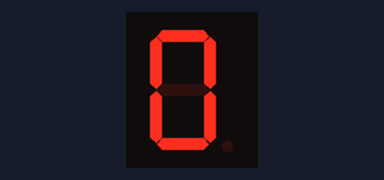
A sketch run on a simulated Arduino Uno, built with avr-gcc and run on an emulated ATmega328P. Shown: 1-digit seven-segment display. Wiring (inferred from the names in the program): 1-digit 7-segment display, segments lit when HIGH: segments pin 8, pin 9, pin 11, pin 12, pin 13, pin 7, pin 6, pin 10. The segment pins are drawn as the display they are named for.

Above: at 0.1 s.
At 1.2 s:
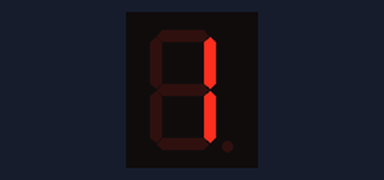
At 2.3 s:
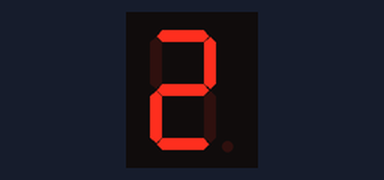
At 4.5 s:
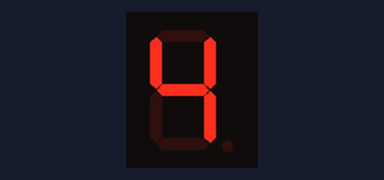
At 6.7 s:
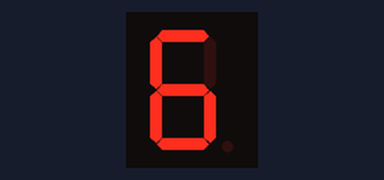
At 10.0 s:
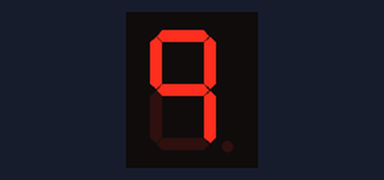

The sketch:

onethrunine.ino
```cpp
//Pins
/*
 *  6  7   +  8  9
 *
 *  G  F Com2 A  B
 *  ||||||||||||||
 *  ||||||||||||||
 *  E  D Com1 C  DP
 *
 *  13 12  -  11 10
 */
const int E = 13;
const int D = 12;
const int C = 11;
const int DP = 10;
const int B = 9;
const int A = 8;
const int F = 7;
const int G = 6;

//FUNC: turns all on
void on()
{
  digitalWrite(E, HIGH);
  digitalWrite(D, HIGH);
  digitalWrite(C, HIGH);
  digitalWrite(DP, HIGH);
  digitalWrite(B, HIGH);
  digitalWrite(A, HIGH);
  digitalWrite(F, HIGH);
  digitalWrite(G, HIGH);
}

//FUNC: turns all off
void off()
{
  digitalWrite(E, LOW);
  digitalWrite(D, LOW);
  digitalWrite(C, LOW);
  digitalWrite(DP, LOW);
  digitalWrite(B, LOW);
  digitalWrite(A, LOW);
  digitalWrite(F, LOW);
  digitalWrite(G, LOW);
}

//FUNC: displays given integer
//PARAMS: num - int 0-9 that can be displayed
void displayNum(int num)
{
  if (num == 0)
  {
    digitalWrite(E, HIGH);
    digitalWrite(D, HIGH);
    digitalWrite(C, HIGH);
    digitalWrite(DP, LOW);
    digitalWrite(B, HIGH);
    digitalWrite(A, HIGH);
    digitalWrite(F, HIGH);
    digitalWrite(G, LOW);
  }
  else if (num == 1)
  {
    digitalWrite(E, LOW);
    digitalWrite(D, LOW);
    digitalWrite(C, HIGH);
    digitalWrite(DP, LOW);
    digitalWrite(B, HIGH);
    digitalWrite(A, LOW);
    digitalWrite(F, LOW);
    digitalWrite(G, LOW);
  }
  else if (num == 2)
  {
    digitalWrite(E, HIGH);
    digitalWrite(D, HIGH);
    digitalWrite(C, LOW);
    digitalWrite(DP, LOW);
    digitalWrite(B, HIGH);
    digitalWrite(A, HIGH);
    digitalWrite(F, LOW);
    digitalWrite(G, HIGH);
  }
  else if (num == 3)
  {
    digitalWrite(E, LOW);
    digitalWrite(D, HIGH);
    digitalWrite(C, HIGH);
    digitalWrite(DP, LOW);
    digitalWrite(B, HIGH);
    digitalWrite(A, HIGH);
    digitalWrite(F, LOW);
    digitalWrite(G, HIGH);
  }
  else if (num == 4)
  {
    digitalWrite(E, LOW);
    digitalWrite(D, LOW);
    digitalWrite(C, HIGH);
    digitalWrite(DP, LOW);
    digitalWrite(B, HIGH);
    digitalWrite(A, LOW);
    digitalWrite(F, HIGH);
    digitalWrite(G, HIGH);
  }
  else if (num == 5)
  {
    digitalWrite(E, LOW);
    digitalWrite(D, HIGH);
    digitalWrite(C, HIGH);
    digitalWrite(DP, LOW);
    digitalWrite(B, LOW);
    digitalWrite(A, HIGH);
    digitalWrite(F, HIGH);
    digitalWrite(G, HIGH);
  }
  else if (num == 6)
  {
    digitalWrite(E, HIGH);
    digitalWrite(D, HIGH);
    digitalWrite(C, HIGH);
    digitalWrite(DP, LOW);
    digitalWrite(B, LOW);
    digitalWrite(A, HIGH);
    digitalWrite(F, HIGH);
    digitalWrite(G, HIGH);
  }
  else if (num == 7)
  {
    digitalWrite(E, LOW);
    digitalWrite(D, LOW);
    digitalWrite(C, HIGH);
    digitalWrite(DP, LOW);
    digitalWrite(B, HIGH);
    digitalWrite(A, HIGH);
    digitalWrite(F, LOW);
    digitalWrite(G, LOW);
  }
  else if (num == 8)
  {
    displayNum(0);
    digitalWrite(G, HIGH);
  }
  else if (num == 9)
  {
    displayNum(7);
    digitalWrite(F, HIGH);
    digitalWrite(G, HIGH);
  }

}

void setup()
{
  //Set all pins as output
  pinMode(E, OUTPUT);
  pinMode(D, OUTPUT);
  pinMode(C, OUTPUT);
  pinMode(DP, OUTPUT);
  pinMode(B, OUTPUT);
  pinMode(A, OUTPUT);
  pinMode(F, OUTPUT);
  pinMode(G, OUTPUT);

  off();
}

void loop()
{
  for (int i = 0; i < 10; i++)
  {
    displayNum(i);
    delay(1000);
    off();
    delay(100);
  }

}
```

Measured:
- by itself, everything shown: repeats every 11.0 s, in 20 steps
- what the display in image 1 shows lasts 1.0 s, from 1.1 s to 2.1 s
